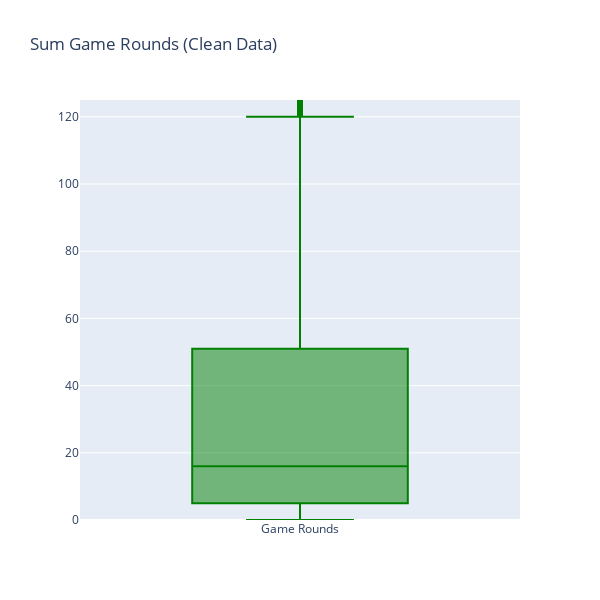

This figure's notebook cell:
### Code cell
fig = go.Figure()

fig.add_trace(go.Box(y=df_clean["sum_gamerounds"],
                     name="Game Rounds",
                     marker_color="green"
))

fig.update_layout(yaxis=dict(range=[0, 125]),
                  title='Sum Game Rounds (Clean Data)',
                  height=600,
                  width=600,
                  
)

### Figure 1 — Plotly figure (JSON) as saved in the notebook; plotly's stock layout.template omitted (floating-point values rounded to 4 significant figures; data arrays with more than 128 entries replaced by an {"elided": "..."} marker saying what was removed)
{"data": [{"marker": {"color": "green"}, "name": "Game Rounds", "type": "box", "y": {"elided": "90188 int values"}}], "layout": {"height": 600, "title": {"text": "Sum Game Rounds (Clean Data)"}, "width": 600, "xaxis": {"autorange": true, "range": [-0.5, 0.5], "type": "category"}, "yaxis": {"range": [0, 125], "type": "linear"}}}
